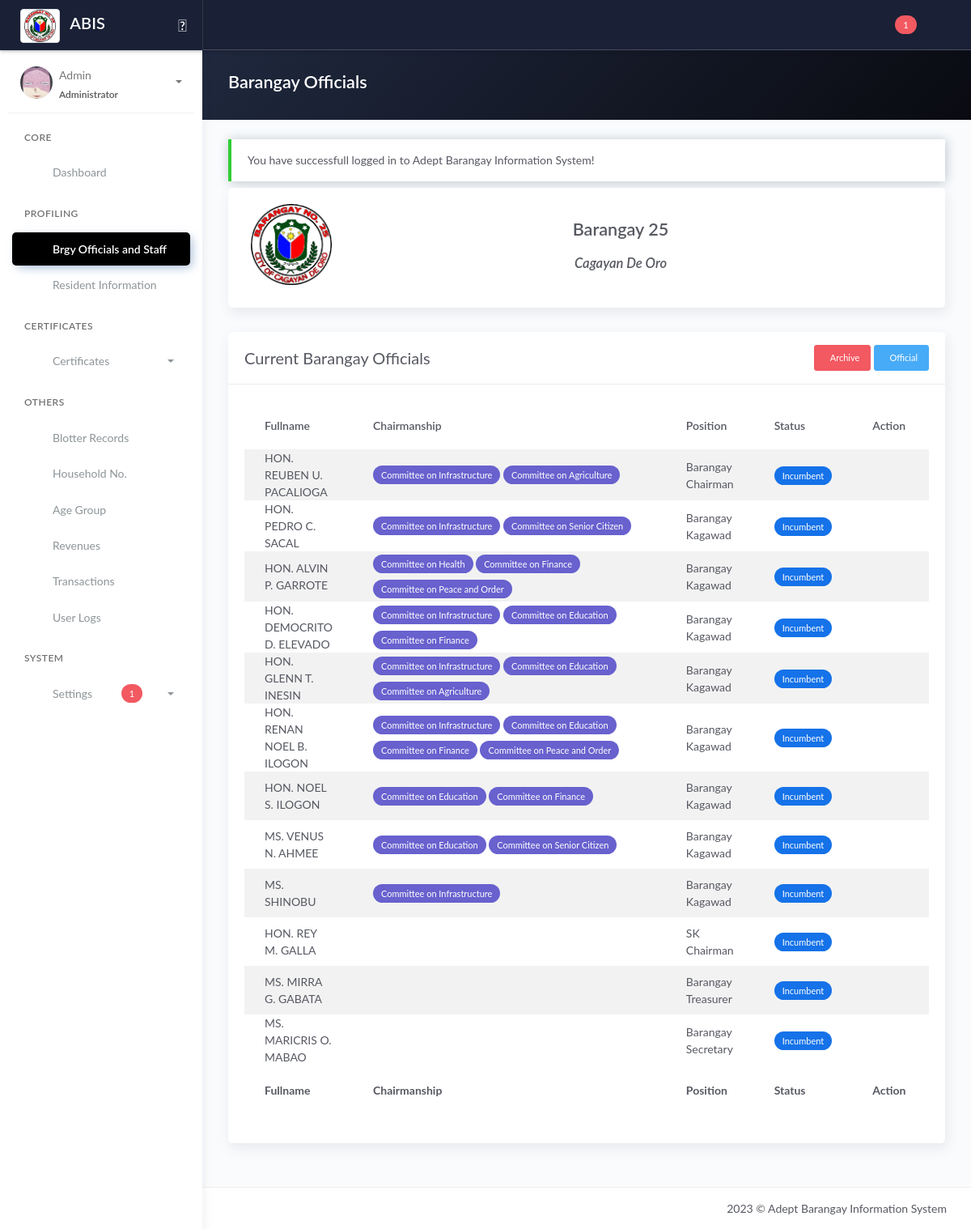
/officials.php (signed in), run on an earlier commit of the app's database.
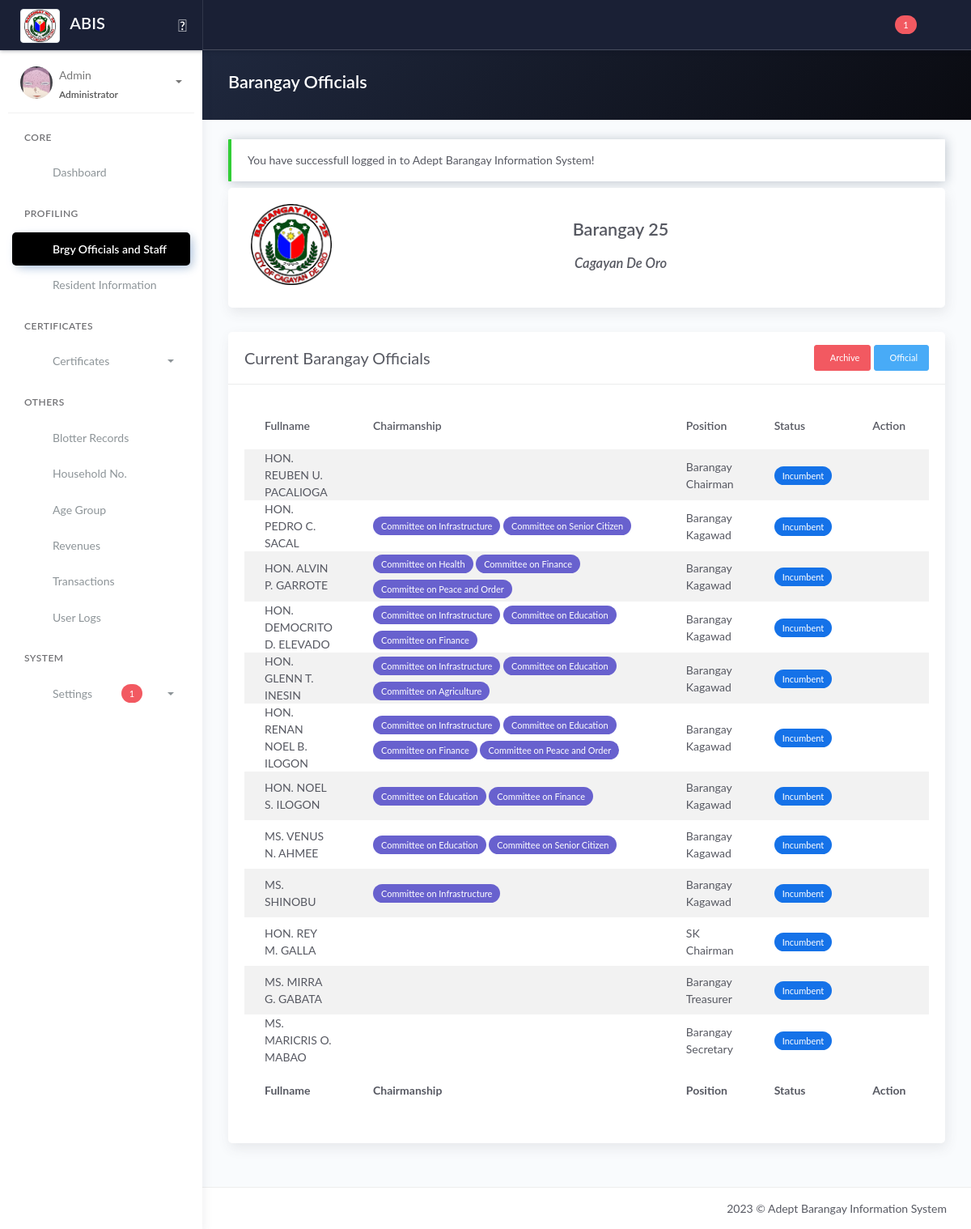
And on a later commit of the database.
### tables this page shows
CREATE TABLE `tblbrgy_info` (
  `id_brgy_info` int(11) NOT NULL,
  `province` varchar(100) DEFAULT NULL,
  `town` varchar(100) DEFAULT NULL,
  `brgy_name` varchar(50) DEFAULT NULL,
  `contact_number` varchar(50) DEFAULT NULL,
  `dashboard_text` text DEFAULT NULL,
  `image` varchar(200) DEFAULT NULL,
  `city_logo` varchar(100) DEFAULT NULL,
  `brgy_logo` varchar(100) DEFAULT NULL
);

CREATE TABLE `tblofficials` (
  `id_officials` int(11) NOT NULL,
  `honorifics` varchar(10) DEFAULT NULL,
  `name` varchar(50) DEFAULT NULL,
  `id_position` varchar(50) DEFAULT NULL,
  `termstart` date DEFAULT NULL,
  `termend` date DEFAULT NULL,
  `status` varchar(20) DEFAULT NULL,
  `archive` int(5) DEFAULT NULL COMMENT '0-NO; 1-YES;'
);

CREATE TABLE `tblofficials_chairmanships` (
  `id_officials_chairmanship` int(11) NOT NULL,
  `id_officials` int(11) NOT NULL,
  `id_chairmanship` int(11) NOT NULL
);

CREATE TABLE `tblchairmanship` (
  `id_chairmanship` int(11) NOT NULL,
  `title` varchar(100) DEFAULT NULL
);

CREATE TABLE `tblposition` (
  `id_position` int(11) NOT NULL,
  `position` varchar(50) DEFAULT NULL,
  `order` int(11) DEFAULT NULL
);

### templates/main-header.php (called while the page is built, shortened)
<?php include 'model/fetch_brgy_info.php' ?>

### model/fetch_brgy_info.php (called while the page is built, shortened)
<?php
    $query = "SELECT * FROM tblbrgy_info";
    $result = $conn->query($query);
	$row = $result->fetch_assoc();
	if($row){
		$town	     = $row['town'];
		$brgy 		 = $row['brgy_name'];
		$brgy_logo	 = $row['brgy_logo'];
	}
?>

### officials.php (shortened to what the rows shown need)
<?php include 'server/server.php' ?>
<?php
if (isset($_SESSION['role'])) {
	if ($_SESSION['role'] == 'staff') {
		$off_q = "SELECT *,tblofficials.id_officials as id, tblposition.id_position as pos_id FROM tblofficials JOIN tblposition ON tblposition.id_position=tblofficials.id_position  WHERE `status`='Incumbent' AND `archive`='0' ORDER BY tblposition.order ASC ";
	} else {
		$off_q = "SELECT *,tblofficials.id_officials as id, tblposition.id_position as pos_id FROM tblofficials JOIN tblposition ON tblposition.id_position=tblofficials.id_position WHERE `archive`='0' ORDER BY tblposition.order ASC, `status` ASC ";
	}
} else {
	$off_q = "SELECT *,tblofficials.id_officials as id, tblposition.id_position as pos_id FROM tblofficials JOIN tblposition ON tblposition.id_position=tblofficials.id_position  WHERE `status`='Incumbent' AND `archive`='0' ORDER BY tblposition.order DESC ";
}
$res_o = $conn->query($off_q);
$official = array();
while ($row = $res_o->fetch_assoc()) {
	$official[] = $row;
}
?>
<!DOCTYPE html>
<html lang="en">
<head>
	<?php include 'templates/header.php' ?>
</head>
<body>
	<div class="wrapper">
		<?php include 'templates/main-header.php' ?>
		<div class="main-panel">
			<div class="content">
				<div class="panel-header bg-dark-gradient">
					<div class="page-inner">
						<div class="d-flex align-items-left align-items-md-center flex-column flex-md-row">
							<div>
								<h2 class="text-white fw-bold">Barangay Officials</h2>
							</div>
						</div>
					</div>
				</div>
				<div class="page-inner">
					<div class="row mt--2">
						<div class="col-md-12">
							<div class="card">
								<div class="card-body">
									<div class="d-flex flex-wrap pb-2 justify-content-between">
										<div class="px-2 pb-2 pb-md-0 text-center">
											<img src="assets/uploads/<?= $brgy_logo ?>" class="img-fluid" width="100">
										</div>
										<div class="px-2 pb-2 pb-md-0 text-center">
											<h2 class="fw-bold mt-3"><?= ucwords($brgy) ?></h2>
											<h4 class="fw-bold mt-3"><i><?= ucwords($town) ?></i></h4>
										</div>
									</div>
								</div>
							</div>
							<div class="card">
								<div class="card-body">
									<div class="table-responsive">
										<table class="table table-striped">
											<thead>
												<tr>
													<th scope="col">Fullname</th>
													<th scope="col">Chairmanship</th>
													<th scope="col">Position</th>
													<?php if (isset($_SESSION['username'])) : ?>
														<?php if ($_SESSION['role'] == 'administrator') : ?>
															<th>Status</th>
														<?php endif ?>
														<th>Action</th>
													<?php endif ?>
												</tr>
											</thead>
											<tbody>
												<?php if (!empty($official)) : ?>
													<?php foreach ($official as $row) : ?>
														<tr>
															<td class="text-uppercase"><?= $row['honorifics'] ?> <?= $row['name'] ?></td>
															<td style="width: 50%;">
																<?php
																$id_official = $row['id_officials'];
																$query_get_chair = "SELECT * FROM tblofficials_chairmanships JOIN tblchairmanship ON tblchairmanship.id_chairmanship=tblofficials_chairmanships.id_chairmanship WHERE `id_officials` = '$id_official'";
																$result_get_chair = $conn->query($query_get_chair);
																$get_chair = array();
																while ($chair_row = $result_get_chair->fetch_assoc()) {
																	$get_chair[] = $chair_row;
																}
																if (!empty($get_chair)) {
																	foreach ($get_chair as $get_chair_row) {
																?>
																		<span class="badge badge-pill badge-secondary mt-1 mb-1"><?= $get_chair_row['title'] ?></span>
																<?php
																	}
																}
																?>
															</td>
															<td><?= $row['position'] ?></td>
															<?php if (isset($_SESSION['username'])) : ?>
																<?php if ($_SESSION['role'] == 'administrator') : ?>
																	<td><?= $row['status'] == 'Incumbent' ? '<span class="badge badge-primary">Incumbent</span>' : '<span class="badge badge-danger">Inactive</span>' ?></td>
																<?php endif ?>
																<td>
																	<a type="button" href="#edit<?= $row['id_officials'] ?>" data-toggle="modal" class="btn btn-link btn-primary" title="Edit Position">
																	</a>
																</td>
															<?php endif ?>
														</tr>
													<?php endforeach ?>
												<?php else : ?>
													<tr>
														<td colspan="5" class="text-center">No Available Data</td>
													</tr>
												<?php endif ?>
											</tbody>
											<tfoot>
												<tr>
													<th scope="col">Fullname</th>
													<th scope="col">Chairmanship</th>
													<th scope="col">Position</th>
													<?php if (isset($_SESSION['username'])) : ?>
														<?php if ($_SESSION['role'] == 'administrator') : ?>
															<th>Status</th>
														<?php endif ?>
														<th>Action</th>
													<?php endif ?>
												</tr>
											</tfoot>
										</table>
									</div>
								</div>
							</div>
						</div>
					</div>
				</div>
			</div>
		</div>
	</div>
	<?php include 'templates/footer.php' ?>
</body>
</html>

What changed in the data, as far as the page shows it:
removed tblofficials_chairmanships: id_chairmanship.title "Committee on Infrastructure", shown under tblofficials "REUBEN U. PACALIOGA"
removed tblofficials_chairmanships: id_chairmanship.title "Committee on Agriculture", shown under tblofficials "REUBEN U. PACALIOGA"
